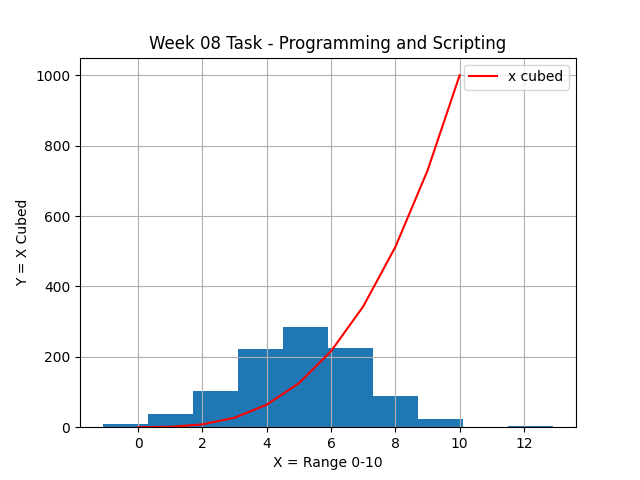

Write Python code to recreate this figure.
# plottask.py 
# This program creates a histogram with a normal distribution of 1000 values with a mean of 5 and a standard deviation of 2
# Plot of the function  h(x)=x3 in the range [0, 10]
# Author: Audrey Allen
 
# Import numpy - To create arrays and mathmatical functions
import numpy as np

#Import matplotlib - Creating visualisations in Python
import matplotlib.pyplot as plt


#Create the array - X- Axis from 0-11
xpoints = np.array(range(0, 11))

# Y Axis is the Cube of the value on the X Axis 
ypoints = xpoints ** 3    # cube each entry

#Plot the points add the colour - Also the legend
plt.plot(xpoints, ypoints, color='r', label = "x cubed")

#Set the values - Mean, Std Deviation and Total

Mean = 5
StdDev = 2
Total = 1000

# this is so that the "random" numbers are the same each time
np.random.seed(1)

x = np.random.normal(Mean, StdDev, Total)

# Set titles and labels 
plt.title("Week 08 Task - Programming and Scripting", color='black')
plt.xlabel("X = Range 0-10") # Label for X Axis
plt.ylabel("Y = X Cubed") # Label for Y Axis
plt.legend() # Show the Legend
plt.grid() # Show gridlines on Histogram
plt.hist(x) # Histogram

plt.savefig('plottask.png') # Save to PNG file

plt.show() # Show must be after the savfig or it comes out blank